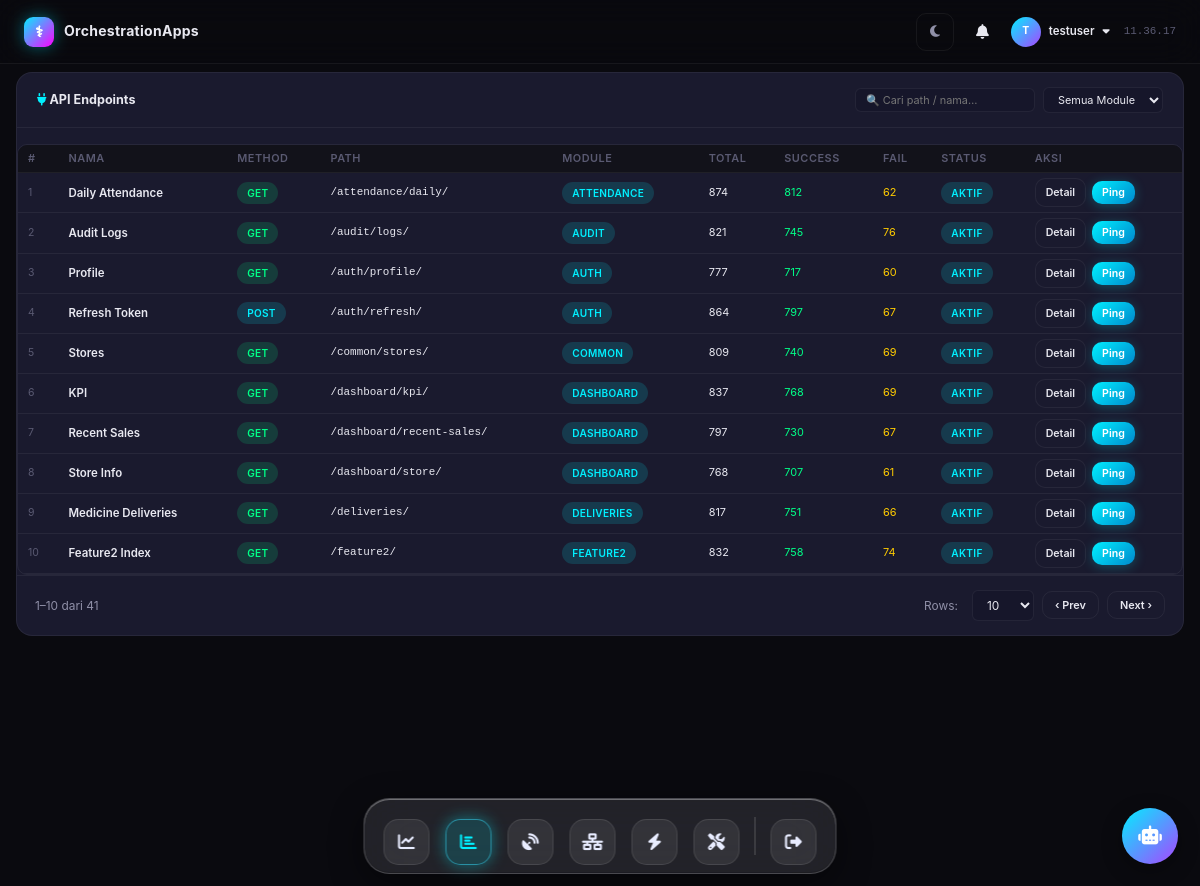
The app's page /endpoints/ (signed in) with its own data.
### apps/monitor/models.py (models this page shows, shortened)
class APIEndpoint(models.Model):
    name = models.CharField(max_length=120)
    method = models.CharField(max_length=10, default="GET")
    path = models.CharField(max_length=255)  # e.g. /auth/login/
    module = models.CharField(max_length=60, default="general")
    is_active = models.BooleanField(default=True)
    created_at = models.DateTimeField(auto_now_add=True)
    class Meta:
        ordering = ["module", "name"]

### apps/monitor/views.py (the view)
# urls.py: path("endpoints/", views.endpoint_list, name="endpoint_list"),
@login_required
def endpoint_list(request):
    endpoints = APIEndpoint.objects.annotate(
        total=Count("logs"),
        success=Count("logs", filter=Q(logs__status="success")),
        fail=Count("logs", filter=Q(
            Q(logs__status="fail") | Q(logs__status="error")
        )),
    ).order_by("module", "name")
    context = {"endpoints": endpoints, "active_menu": "endpoints"}
    return render(request, "monitor/endpoints.html", context)

### templates/monitor/endpoints.html (shortened to what this page needs)
{% extends "base.html" %}
{% block content %}
<div class="card">
  <div class="card__header">
    <h2 class="card__title"><i class="fa-solid fa-plug" style="color:var(--neon-cyan)"></i> API Endpoints</h2>
    <div class="card__actions">
      <input type="text" id="epSearch" class="select-sm" placeholder="🔍 Cari path / nama…" style="width:180px">
      <select id="epModuleFilter" class="select-sm">
        <option value="">Semua Module</option>
      </select>
    </div>
  </div>
  <div class="card__body" style="padding:0">
    <div class="table-wrapper">
      <table class="table table--compact">
        <thead><tr>
          <th>#</th><th>Nama</th><th>Method</th><th>Path</th>
          <th>Module</th><th>Total</th><th>Success</th><th>Fail</th><th>Status</th><th>Aksi</th>
        </tr></thead>
        <tbody id="epTbody">
          {% for ep in endpoints %}
          <tr class="ep-row"
              data-name="{{ ep.name|lower }}"
              data-path="{{ ep.path|lower }}"
              data-module="{{ ep.module }}">
            <td class="text-muted" style="font-size:.75rem">{{ forloop.counter }}</td>
            <td style="font-size:.82rem;font-weight:600">{{ ep.name }}</td>
            <td><span class="badge badge--method-{{ ep.method|lower }}">{{ ep.method }}</span></td>
            <td class="text-mono" style="font-size:.78rem">{{ ep.path }}</td>
            <td><span class="badge badge--module">{{ ep.module }}</span></td>
            <td>{{ ep.total }}</td>
            <td class="text-success">{{ ep.success }}</td>
            <td class="text-warn">{{ ep.fail }}</td>
            <td>
              {% if ep.is_active %}
                <span class="badge badge-info">Aktif</span>
              {% else %}
                <span class="badge badge-muted">Nonaktif</span>
              {% endif %}
            </td>
            <td class="actions-cell">
              <a href="{% url 'endpoint_detail' ep.pk %}" class="btn btn--sm btn--secondary">Detail</a>
              <button class="btn btn--sm btn--primary ping-btn"
                      data-id="{{ ep.pk }}" data-path="{{ ep.path }}">Ping</button>
            </td>
          </tr>
          {% empty %}
          <tr><td colspan="10" class="text-center text-muted" style="padding:2rem">
            Belum ada endpoint. <a href="/admin/">Tambah via Admin</a>.
          </td></tr>
          {% endfor %}
        </tbody>
      </table>
    </div>
    <div class="pagination-bar" id="epPager">
      <span class="page-info" id="epInfo"></span>
      <div class="page-actions">
        <span class="page-size-label">Rows:</span>
        <select id="epPageSize" class="select-sm">
          <option value="10" selected>10</option>
        </select>
        <button class="btn btn-outline btn-sm" id="epPrev">‹ Prev</button>
        <button class="btn btn-outline btn-sm" id="epNext">Next ›</button>
      </div>
    </div>
  </div>
</div>
{% endblock %}

### templates/partials/navbar.html (shortened to what this page needs)
<header class="navbar">
  <div class="navbar__brand">
    <span class="navbar__logo">⚕</span>
    <span class="navbar__title">OrchestrationApps</span>
  </div>
  <div class="navbar__right">
    <button class="navbar__theme" id="themeToggle" title="Ubah tema" aria-label="Ubah tema">
      <i class="fa-solid fa-moon"></i>
    </button>
    <div class="navbar__notify" id="notifyBell">
      <button class="navbar__bell" id="bellBtn" title="Notifikasi" aria-label="Notifikasi">
        <i class="fa-solid fa-bell"></i>
      </button>
    </div>
    <div class="navbar__user" id="userMenuWrap">
      <div class="navbar__avatar">{{ request.user.username|first|upper }}</div>
      <span>{{ request.user.username }}</span>
      <i class="fa-solid fa-caret-down"></i>
    </div>
    <span class="navbar__time" id="clock"></span>
  </div>
</header>

### static/css/theme.css (style rules this page uses)
:root { --bg-primary: #0a0a0f; --bg-secondary: #12121a; --bg-card: #1a1a2e; --bg-card-hover: #1f1f35; --bg-input: #16162a; --bg-sidebar: #0d0d18; --bg-topbar: rgba(10, 10, 15, 0.85); --text-primary: #e8e8f0; --text-secondary: #9090a8; --text-muted: #5a5a72; --neon-cyan: #00f0ff; --neon-cyan-dim: rgba(0, 240, 255, 0.15); --neon-cyan-glow: rgba(0, 240, 255, 0.4); --neon-magenta: #ff00ff; --neon-magenta-dim: rgba(255, 0, 255, 0.15); --neon-green: #00ff88; --neon-green-dim: rgba(0, 255, 136, 0.15); --neon-red: #ff3366; --neon-red-dim: rgba(255, 51, 102, 0.15); --neon-yellow: #ffcc00; --neon-yellow-dim: rgba(255, 204, 0, 0.15); --neon-orange: #ff8800; --neon-purple: #aa44ff; --border-color: rgba(255, 255, 255, 0.06); --border-active: rgba(0, 240, 255, 0.3); --shadow-sm: 0 2px 8px rgba(0, 0, 0, 0.3); --shadow-md: 0 4px 20px rgba(0, 0, 0, 0.4); --shadow-lg: 0 8px 40px rgba(0, 0, 0, 0.5); --shadow-neon: 0 0 15px rgba(0, 240, 255, 0.15); --radius-sm: 6px; --radius-md: 10px; --radius-lg: 16px; --radius-xl: 24px; --font-main: 'Inter', 'Segoe UI', sans-serif; --font-mono: 'JetBrains Mono', 'Fira Code', monospace; --transition: 0.2s ease; --transition-slow: 0.4s cubic-bezier(0.4, 0, 0.2, 1); --sidebar-width: 260px; --topbar-height: 64px; --color-text: #e8e8f0; --color-muted: #9090a8; --color-border: rgba(255, 255, 255, 0.06); --bg-canvas: #05060c; --node-fill: rgba(28, 32, 54, 0.92); --node-stroke: rgba(120, 150, 255, 0.45); --node-title: #f4f6ff; --node-tech: #9aa6d6; --tooltip-bg: #0c0c18; --tooltip-text: #ffffff; --feed-title: #f4f6ff; --feed-accent: #c8cdf0; --ns-val: #eef0ff; --ai-value: #e6e7f6; --ai-head: #cdbcff; --db-name: #c8cdf0; --db-sub: #c8cdf0; --icon-color: #9aa6d6; --grid-line: rgba(120, 160, 255, 0.07); --grid-major: rgba(120, 160, 255, 0.12); }
*, *::before, *::after { margin: 0; padding: 0; box-sizing: border-box; }
html { font-size: 14px; scroll-behavior: smooth; }
body { font-family: var(--font-main); background: var(--bg-primary); color: var(--text-primary); line-height: 1.6; overflow-x: hidden; min-height: 100vh; transition: background var(--transition), color var(--transition); }
a { color: var(--neon-cyan); text-decoration: none; transition: color var(--transition); }
.app-layout { display: block; min-height: 100vh; }
.card { background: var(--bg-card); border: 1px solid var(--border-color); border-radius: var(--radius-lg); padding: 24px; transition: all var(--transition); }
.btn { display: inline-flex; align-items: center; gap: 8px; padding: 10px 20px; border-radius: var(--radius-md); font-family: var(--font-main); font-size: 0.85rem; font-weight: 600; cursor: pointer; border: 1px solid transparent; transition: all var(--transition); text-decoration: none; white-space: nowrap; }
.btn-outline { background: transparent; border: 1px solid var(--border-color); color: var(--text-primary); }
.btn-sm { padding: 6px 12px; font-size: 0.78rem; }
.table-wrapper { overflow-x: auto; border-radius: var(--radius-md); border: 1px solid var(--border-color); }
.table { width: 100%; border-collapse: collapse; font-size: 0.85rem; }
.table thead th { padding: 12px 16px; text-align: left; font-weight: 600; font-size: 0.75rem; text-transform: uppercase; letter-spacing: 0.5px; color: var(--text-muted); background: var(--bg-secondary); border-bottom: 1px solid var(--border-color); white-space: nowrap; }
.table tbody tr { transition: background var(--transition); border-bottom: 1px solid var(--border-color); }
.table tbody td { padding: 12px 16px; vertical-align: middle; }
.badge { display: inline-flex; align-items: center; gap: 4px; padding: 3px 10px; border-radius: 20px; font-size: 0.72rem; font-weight: 600; text-transform: uppercase; letter-spacing: 0.3px; }
.badge-info { background: var(--neon-cyan-dim); color: var(--neon-cyan); }
.text-muted { color: var(--text-muted); }
.pagination-bar { display: flex; align-items: center; justify-content: space-between; padding: 14px 18px; border-top: 1px solid var(--border-color); }
.pagination-bar .page-info { font-size: 0.85rem; color: var(--text-secondary); }
.pagination-bar .page-actions { display: flex; gap: 8px; align-items: center; }
.pagination-bar select { background: var(--bg-input); color: var(--text-primary); border: 1px solid var(--border-color); border-radius: var(--radius-sm); padding: 6px 10px; font-size: 0.85rem; }
.pagination-bar .page-size-label { font-size: 0.85rem; color: var(--text-secondary); margin-right: 6px; }

### records on screen
APIEndpoint: name "Daily Attendance", method "GET", path "/attendance/daily/", module "ATTENDANCE", total "874", success "812", fail "62", is_active "AKTIF"
APIEndpoint: name "Audit Logs", method "GET", path "/audit/logs/", module "AUDIT", total "821", success "745", fail "76", is_active "AKTIF"
APIEndpoint: name "Profile", method "GET", path "/auth/profile/", module "AUTH", total "777", success "717", fail "60", is_active "AKTIF"
APIEndpoint: name "Refresh Token", method "POST", path "/auth/refresh/", module "AUTH", total "864", success "797", fail "67", is_active "AKTIF"
APIEndpoint: name "Stores", method "GET", path "/common/stores/", module "COMMON", total "809", success "740", fail "69", is_active "AKTIF"
APIEndpoint: name "KPI", method "GET", path "/dashboard/kpi/", module "DASHBOARD", total "837", success "768", fail "69", is_active "AKTIF"
APIEndpoint: name "Recent Sales", method "GET", path "/dashboard/recent-sales/", module "DASHBOARD", total "797", success "730", fail "67", is_active "AKTIF"
APIEndpoint: name "Store Info", method "GET", path "/dashboard/store/", module "DASHBOARD", total "768", success "707", fail "61", is_active "AKTIF"
APIEndpoint: name "Medicine Deliveries", method "GET", path "/deliveries/", module "DELIVERIES", total "817", success "751", fail "66", is_active "AKTIF"
APIEndpoint: name "Feature2 Index", method "GET", path "/feature2/", module "FEATURE2", total "832", success "758", fail "74", is_active "AKTIF"

### other values on screen
{{ request.user.username|first|upper }} "T"
{{ request.user.username }} "testuser"
